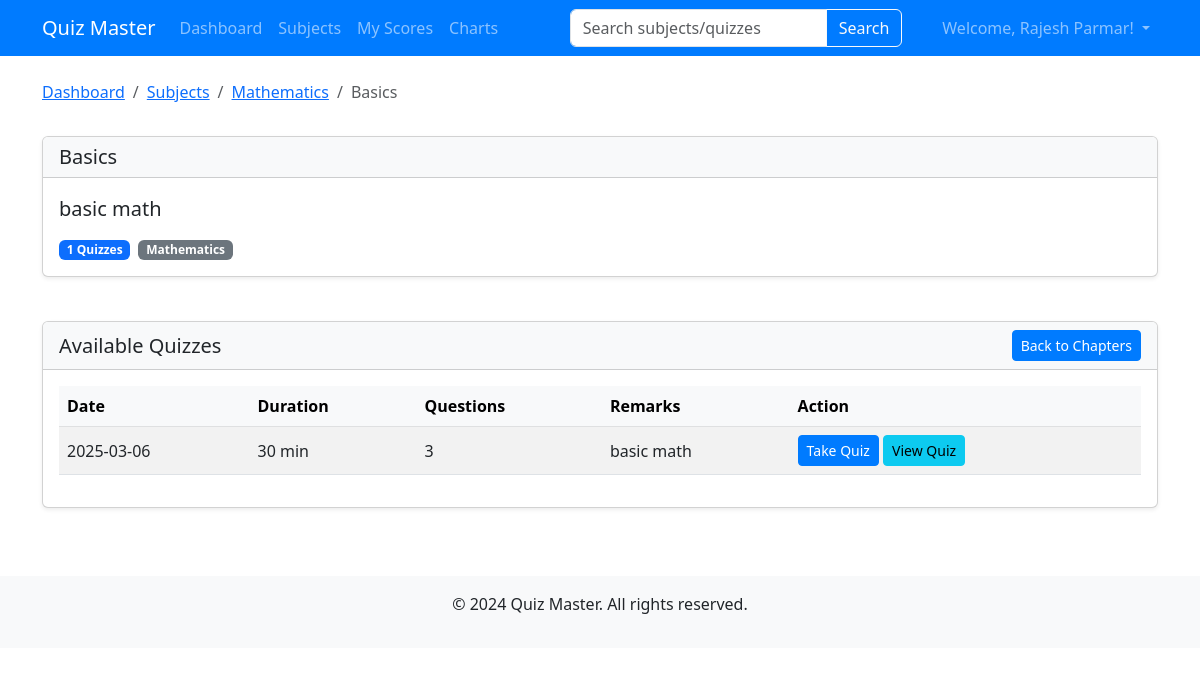
The app's page /user/chapters/3 (signed in) with its own data.
### models.py (models this page shows, shortened)
class User(db.Model,UserMixin):
    id = db.Column(db.Integer, primary_key=True)
    email = db.Column(db.String(120), unique=True, nullable=False)
    password = db.Column(db.String(200), nullable=False)
    full_name = db.Column(db.String(100), nullable=False)
    qualification = db.Column(db.String(100), nullable=True)
    dob = db.Column(db.String(20), nullable=True)
    is_admin = db.Column(db.Boolean, default=False)
    scores = db.relationship('Score', backref='user', lazy=True, cascade="all, delete-orphan")

class Subject(db.Model):
    id = db.Column(db.Integer, primary_key=True)
    name = db.Column(db.String(100), nullable=False)
    description = db.Column(db.Text, nullable=True)
    chapters = db.relationship('Chapter', backref='subject', lazy=True, cascade="all, delete-orphan")

class Chapter(db.Model):
    id = db.Column(db.Integer, primary_key=True)
    name = db.Column(db.String(100), nullable=False)
    description = db.Column(db.Text, nullable=True)
    subject_id = db.Column(db.Integer, db.ForeignKey('subject.id'), nullable=False)
    quizzes = db.relationship('Quiz', backref='chapter', lazy=True, cascade="all, delete-orphan")

class Quiz(db.Model):
    id = db.Column(db.Integer, primary_key=True)
    chapter_id = db.Column(db.Integer, db.ForeignKey('chapter.id'), nullable=False)
    date_of_quiz = db.Column(db.String(20), nullable=False)
    time_duration = db.Column(db.String(10), nullable=False)
    remarks = db.Column(db.Text, nullable=True)
    questions = db.relationship('Question', backref='quiz', lazy=True, cascade="all, delete-orphan")
    scores = db.relationship('Score', backref='quiz', lazy=True, cascade="all, delete-orphan")

### routes/user.py (the view)
@user.route('/chapters/<int:chapter_id>')
@login_required
def chapter_detail(chapter_id):
    chapter = Chapter.query.get_or_404(chapter_id)
    quizzes = Quiz.query.filter_by(chapter_id=chapter_id).all()
    return render_template('user/quizzes.html', chapter=chapter, quizzes=quizzes)

### app.py (called while the page is built)
@login_manager.user_loader
def load_user(user_id):
    return User.query.get(int(user_id))

### routes/user.py (called while the page is built)
@user.before_request
def check_regular_user():
    if not current_user.is_authenticated:
        return redirect(url_for('auth.login'))

### templates/user/quizzes.html (shortened to what this page needs)
{% extends 'base.html' %}
{% block content %}
<div class="row mb-3">
    <div class="col-12">
        <nav aria-label="breadcrumb">
            <ol class="breadcrumb">
                <li class="breadcrumb-item"><a href="{{ url_for('user.dashboard') }}">Dashboard</a></li>
                <li class="breadcrumb-item"><a href="{{ url_for('user.subjects') }}">Subjects</a></li>
                <li class="breadcrumb-item"><a href="{{ url_for('user.view_chapters', subject_id=chapter.subject_id) }}">{{ chapter.subject.name }}</a></li>
                <li class="breadcrumb-item active" aria-current="page">{{ chapter.name }}</li>
            </ol>
        </nav>
    </div>
</div>
<div class="row mb-4">
    <div class="col-12">
        <div class="card shadow-sm">
            <div class="card-header bg-light">
                <h5 class="mb-0">{{ chapter.name }}</h5>
            </div>
            <div class="card-body">
                <p class="lead">{{ chapter.description }}</p>
                <div class="d-flex align-items-center text-muted">
                    <span class="badge bg-primary me-2">{{ quizzes|length }} Quizzes</span>
                    <span class="badge bg-secondary me-2">{{ chapter.subject.name }}</span>
                </div>
            </div>
        </div>
    </div>
</div>
<div class="row">
    <div class="col-12">
        <div class="card shadow-sm">
            <div class="card-header bg-light d-flex justify-content-between align-items-center">
                <h5 class="mb-0">Available Quizzes</h5>
                <a href="{{ url_for('user.view_chapters', subject_id=chapter.subject_id) }}" class="btn btn-sm btn-primary">Back to Chapters</a>
            </div>
            <div class="card-body">
                {% if quizzes %}
                <div class="table-responsive">
                    <table class="table table-striped table-hover align-middle">
                        <thead class="table-light">
                            <tr>
                                <th>Date</th>
                                <th>Duration</th>
                                <th>Questions</th>
                                <th>Remarks</th>
                                <th>Action</th>
                            </tr>
                        </thead>
                        <tbody>
                            {% for quiz in quizzes %}
                            <tr>
                                <td>{{ quiz.date_of_quiz }}</td>
                                <td>{{ quiz.time_duration }} min</td>
                                <td>{{ quiz.questions|length }}</td>
                                <td>{{ quiz.remarks|truncate(20) }}</td>
                                <td>
                                    {% set is_taken = false %}
                                    {% for score in quiz.scores %}
                                        {% if score.user_id == current_user.id %}
                                            {% set is_taken = true %}
                                            {% set user_score = score %}
                                        {% endif %}
                                    {% endfor %}
                                    {% if is_taken %}
                                        <a href="{{ url_for('user.view_score_detail', score_id=user_score.id) }}" class="btn btn-sm btn-success">View Score</a>
                                    {% else %}
                                        <a href="{{ url_for('user.take_quiz', quiz_id=quiz.id) }}" class="btn btn-sm btn-primary">Take Quiz</a>
                                    {% endif %}
                                    <a href="{{ url_for('user.view_quiz', quiz_id=quiz.id) }}" class="btn btn-sm btn-info">View Quiz</a>
                                </td>
                            </tr>
                            {% endfor %}
                        </tbody>
                    </table>
                </div>
                {% else %}
                <div class="alert alert-info">
                    <p class="mb-0">No quizzes available for this chapter yet. Please check back later.</p>
                </div>
                {% endif %}
            </div>
        </div>
    </div>
</div>
{% endblock %}

### templates/base.html (shortened to what this page needs)
<!DOCTYPE html>
<html lang="en">
<head>
    <link href="https://cdn.jsdelivr.net/npm/bootstrap@5.3.0-alpha1/dist/css/bootstrap.min.css" rel="stylesheet">
    <link rel="stylesheet" href="{{ url_for('static', filename='css/style.css') }}">
</head>
<body>
    <nav class="navbar navbar-expand-lg navbar-dark bg-primary">
        <div class="container">
            <a class="navbar-brand" href="/">Quiz Master</a>
            <div class="collapse navbar-collapse" id="navbarNav">
                <ul class="navbar-nav me-auto">
                    {% if current_user.is_authenticated %}
                        {% if current_user.is_admin %}
                            <li class="nav-item">
                                <a class="nav-link" href="{{ url_for('admin.dashboard') }}">Dashboard</a>
                            </li>
                            <li class="nav-item">
                                <a class="nav-link" href="{{ url_for('admin.subjects') }}">Subjects</a>
                            </li>
                            <li class="nav-item">
                                <a class="nav-link" href="{{ url_for('admin.users') }}">Users</a>
                            </li>
                            <li class="nav-item">
                                <a class="nav-link" href="{{ url_for('admin.reports') }}">Reports</a>
                            </li>
                        {% else %}
                            <li class="nav-item">
                                <a class="nav-link" href="{{ url_for('user.dashboard') }}">Dashboard</a>
                            </li>
                            <li class="nav-item">
                                <a class="nav-link" href="{{ url_for('user.subjects') }}">Subjects</a>
                            </li>
                            <li class="nav-item">
                                <a class="nav-link" href="{{ url_for('user.view_scores') }}">My Scores</a>
                            </li>
                            <li class="nav-item">
                                <a class="nav-link" href="{{ url_for('user.charts') }}">Charts</a>
                            </li>
                        {% endif %}
                    {% endif %}
                </ul>
                {% if current_user.is_authenticated %}
                <form class="d-flex mx-auto" method="GET" action="{% if current_user.is_admin %}{{ url_for('admin.search') }}{% else %}{{ url_for('user.search') }}{% endif %}">
                    <div class="input-group">
                        <input class="form-control" type="search" name="query" placeholder="{% if current_user.is_admin %}Search users/subjects/quizzes{% else %}Search subjects/quizzes{% endif %}" aria-label="Search">
                        <button class="btn btn-outline-light" type="submit">Search</button>
                    </div>
                </form>
                {% endif %}
                <ul class="navbar-nav">
                    {% if current_user.is_authenticated %}
                        <li class="nav-item dropdown">
                            <a class="nav-link dropdown-toggle" href="#" id="navbarDropdown" role="button" data-bs-toggle="dropdown" aria-expanded="false">
                                Welcome, {{ current_user.full_name }}!
                            </a>
                        </li>
                    {% endif %}
                </ul>
            </div>
        </div>
    </nav>
    <div class="container mt-4">
        {% block content %}{% endblock %}
    </div>
    <footer class="mt-5 py-3 bg-light text-center">
        <div class="container">
            <p>&copy; 2024 Quiz Master. All rights reserved.</p>
        </div>
    </footer>
</body>
</html>

### static/css/style.css (style rules this page uses)
.navbar { background-color: #007bff !important; }
.card { box-shadow: 0 4px 6px rgba(0,0,0,0.1); margin-bottom: 20px; }
.card-header { font-weight: 500; }
footer { margin-top: 30px; padding: 20px 0; background-color: #f8f9fa; }
.table th { font-weight: 600; background-color: #f8f9fa; }
.btn-primary { background-color: #007bff; border-color: #007bff; }

### records on screen
User: full_name "Rajesh Parmar"
Subject: subject.name "Mathematics"
Chapter: name "Basics", description "basic math"
Quiz: date_of_quiz "2025-03-06", time_duration "30", questions|length "3", remarks "basic math"

### other values on screen
{{ quizzes|length }} "1"
